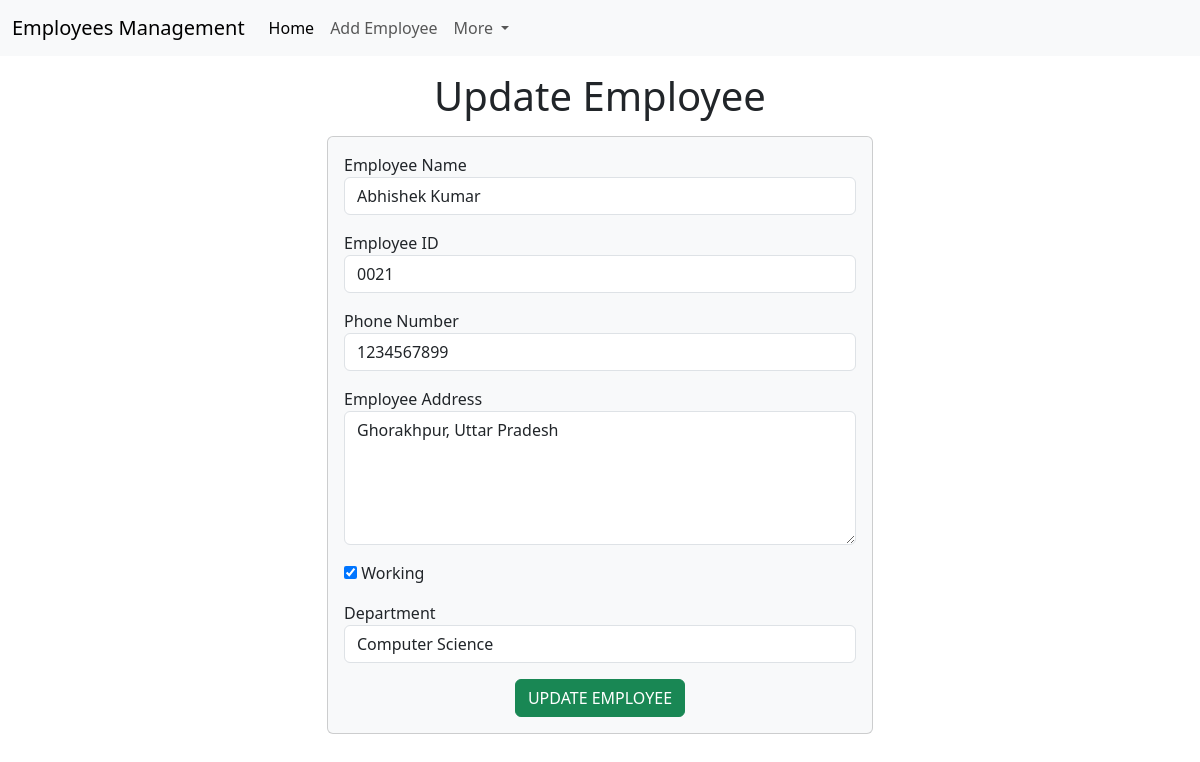
/emp/update-emp/10, run on the app's committed database.
### emp/models.py (models this page shows)
class Employees(models.Model):
    name = models.CharField(max_length=50)
    emp_id = models.CharField(max_length=50)
    phoneNo = models.CharField(max_length=50)
    address = models.CharField(max_length = 100)
    working  = models.BooleanField(default=True)
    department = models.CharField(max_length = 50)

### emp/views.py (the view)
# urls.py: path('update-emp/<int:emp_id>',update_emp),
def update_emp(request,emp_id):
    emp = Employees.objects.get(pk=emp_id)
    return render(request, 'emp/update_emp.html', {
        'emp' : emp
    })

### templates/emp/update_emp.html (shortened to what this page needs)
<!doctype html>
<html lang="en">
  <head>
    <link href="https://cdn.jsdelivr.net/npm/bootstrap@5.3.0/dist/css/bootstrap.min.css" rel="stylesheet">
  </head>
  <body>
    {% include 'emp/navbar.html' %}
    <h1 class="text-center my-3">Update Employee</h1>
    <div class="container">
        <div class="row">
          <div class="col-md-6 offset-md-3">
              <div class="card bg-light">
                <div class="card-body">
                  <form action="/emp/do-update-emp/{{emp.id}}" method="POST">
                      <div class="mb-3">
                        <label for="name"> Employee Name</label>
                        <input type="text" id="name" class="form-control" placeholder="Enter Employee name" name="emp_name"
                        value="{{emp.name}}">
                      </div>
                      <div class="mb-3">
                        <label for="id"> Employee ID</label>
                        <input type="text" id="id" class="form-control" placeholder="Enter Employee ID" name="emp_id"
                        value="{{emp.emp_id}}">
                      </div>
                      <div class="mb-3">
                        <label for="phone"> Phone Number</label>
                        <input type="text" id="phone" class="form-control" placeholder="Enter Employee Phone Number" name="emp_phone"
                        value="{{emp.phoneNo}}">
                      </div>
                      <div class="mb-3">
                        <label for="address"> Employee Address</label>
                        <textarea name="emp_address" id="address" rows="5" class="form-control">{{emp.address}}</textarea>
                      </div>
                      <div class="mb-3 from-check">
                        <input type="checkbox" name="emp_working" id="Working" class="from-check-input"
                        {% if emp.working %} checked {% endif %}>
                        <label for="Working"> Working</label>
                      </div>
                      <div class="mb-3">
                        <label for="department"> Department</label>
                        <select name="emp_department" id="department" class="form-control" value="{{emp.department}}">
                          <option value="CSE">Computer Science</option>
                        </select>
                      </div>
                      <div class="container" style="text-align: center;">
                        <button class="btn btn-success">
                          UPDATE EMPLOYEE
                        </button>
                      </div>
                  </form>
                </div>
              </div>
          </div>
        </div>
    </div>
  </body>
</html>

### data on the page
Employees: emp_name "Abhishek Kumar", emp_id "0021", emp_phone "1234567899", emp_address "Ghorakhpur, Uttar Pradesh", working "☑", emp_department "Computer Science"
